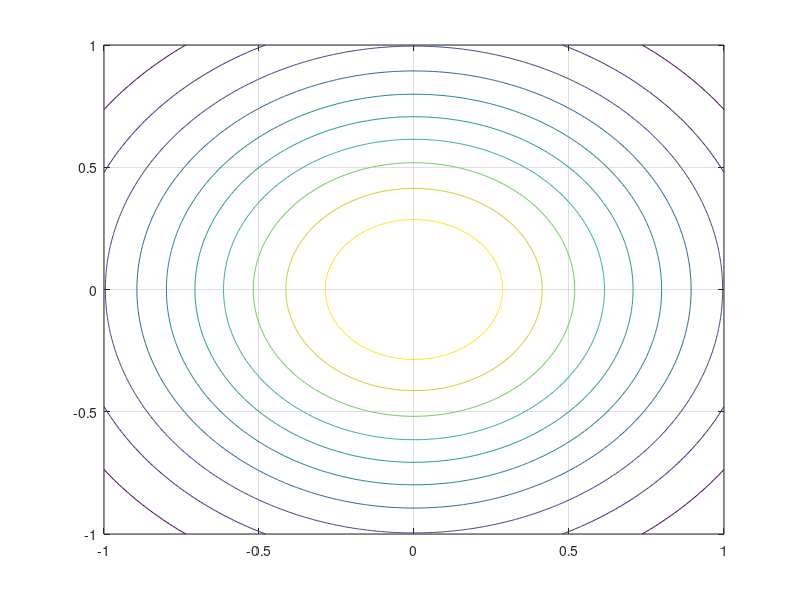

Reproduce this figure in MATLAB.
%% a) con surf
%Defino intervalos (a mas chico sea el numero del medio, mas suave sera la
%grafica)
x = -1:1/100:1;
y = -1:1/100:1;

[X, Y] = meshgrid(x,y);
%La función
Z = exp(-(X.^2+Y.^2));

surf(X, Y, Z), colorbar

%% a) con mesh
%Defino intervalos (a mas chico sea el numero del medio, mas suave sera la
%grafica)
x = -1:1/100:1;
y = -1:1/100:1;

[X, Y] = meshgrid(x,y);
%La función
Z = exp(-(X.^2+Y.^2));

mesh(X, Y, Z), colorbar

%% b)
%Defino intervalos (a mas chico sea el numero del medio, mas suave sera la
%grafica)
x = -1:1/100:1;
y = -1:1/100:1;

[X, Y] = meshgrid(x,y);
%La función
Z = exp(-(X.^2+Y.^2));

mesh(X, Y, Z)
contour(X,Y,Z,10), grid on